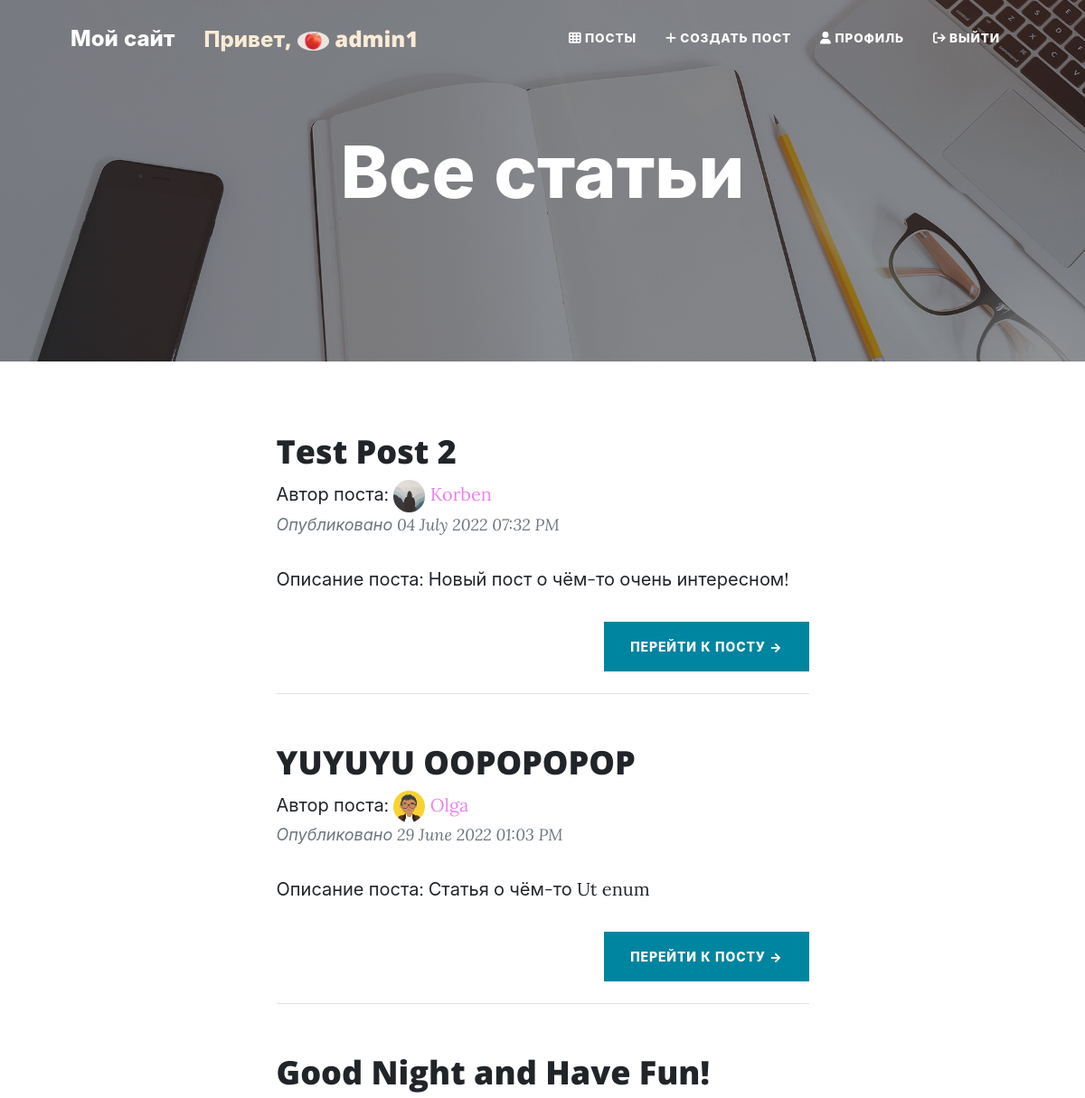
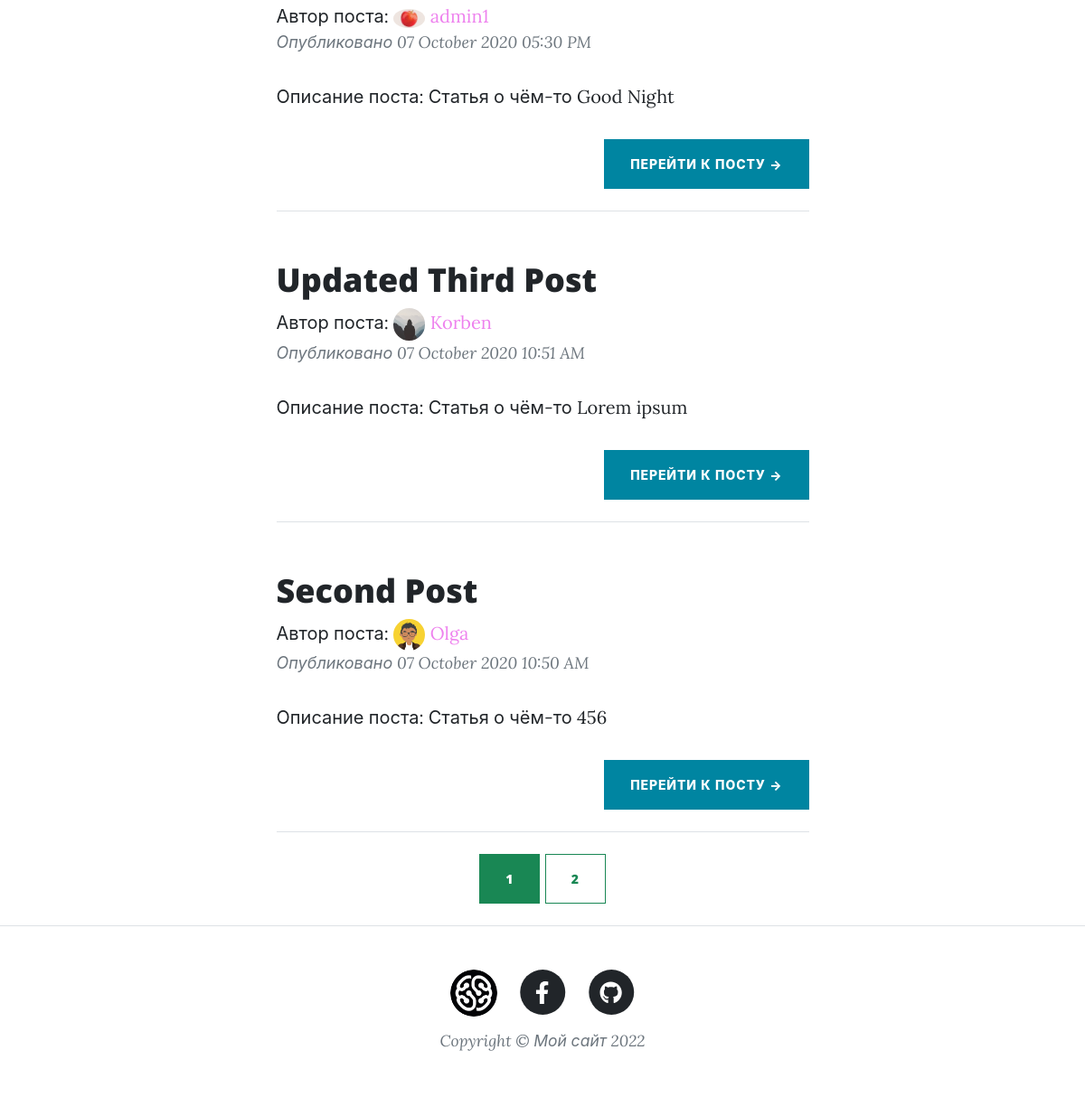
/allpost (signed in), run on an earlier commit of the app's database (2 pictures, top to bottom).
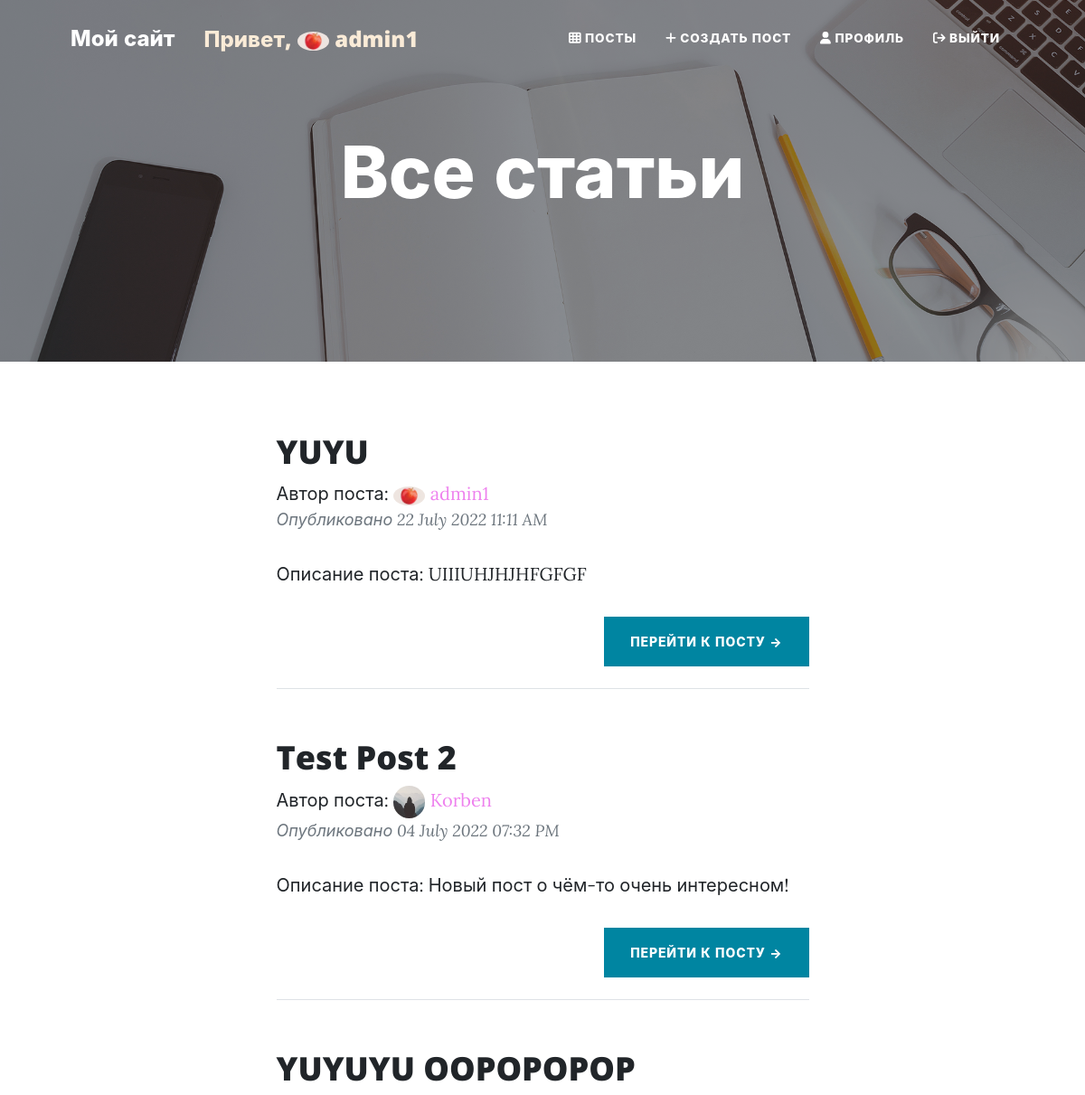
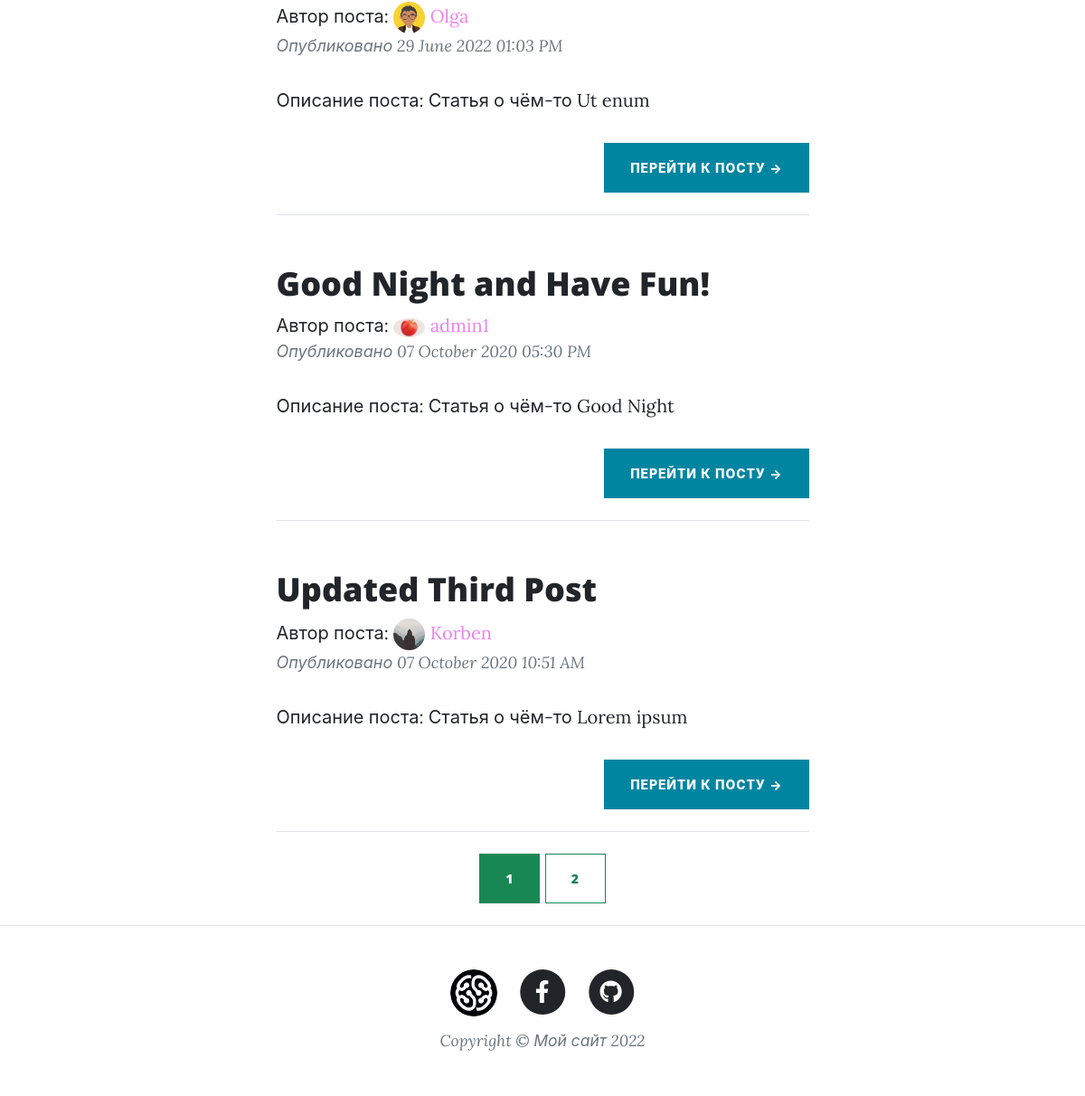
And on a later commit of the database (2 pictures, top to bottom).
### first_flask_project/models.py (models this page shows, shortened)
class User(db.Model, UserMixin):
    id = db.Column(db.Integer, primary_key=True)
    username = db.Column(db.String(30), unique=True, nullable=False)
    email = db.Column(db.String(120), unique=True, nullable=False)
    avatar_image = db.Column(db.String(30), nullable=False,
                             default='default.png')
    password = db.Column(db.String(60), nullable=False)
    posts = db.relationship('Post', backref='author', lazy=True)

class Post(db.Model):
    id = db.Column(db.Integer, primary_key=True)
    title = db.Column(db.String(150), nullable=False)
    created = db.Column(db.DateTime, nullable=False, default=datetime.utcnow)
    description = db.Column(db.Text, nullable=False)
    content = db.Column(db.Text, nullable=False)
    comments = db.relationship('Comment', backref='title', lazy='dynamic')
    user_id = db.Column(db.Integer, db.ForeignKey('user.id'), nullable=False)
    image_file = db.Column(db.String(30), nullable=False,
                           default='default.png')

### first_flask_project/posts/routes.py (the view)
@posts.route("/allpost")
@login_required
def allpost():
    page = request.args.get('page', 1, type=int)
    posts = Post.query.order_by(Post.created.desc()).paginate(
        page=page, per_page=5)
    return render_template('allpost.html', posts=posts)

### first_flask_project/models.py (called while the page is built)
@login_manager.user_loader
def load_user(user_id):
    return User.query.get(int(user_id))

### first_flask_project/templates/allpost.html (shortened to what this page needs)
{% extends "index.html" %}
{% block header %}
    {% include 'includes/header_allpost.html' %}
{% endblock header %}
{% block content %}
    {% include 'includes/allposts_main.html' %}
{% endblock content %}

### first_flask_project/templates/index.html (shortened to what this page needs)
<!DOCTYPE html>
<html lang="en">
    <head>
        <link href="{{ url_for('static', filename='css/styles.css') }}"
              rel="stylesheet"
              type="text/css" />
    </head>
    <body>
        {% block navbar %}
            {% include 'includes/navbar.html' %}
        {% endblock navbar %}
        {% block header %}{% endblock header %}
        {% block content %}{% endblock content %}
        {% block footer %}
            {% include 'includes/footer.html' %}
        {% endblock footer %}
    </body>
</html>

### first_flask_project/templates/includes/navbar.html (shortened to what this page needs)
<nav class="navbar navbar-expand-lg navbar-light" id="mainNav">
    <div class="container px-4 px-lg-5">
        <a class="navbar-brand" href="/home">Мой сайт</a>
        {% if current_user.is_authenticated %}
            <h4 style="margin-top: 10px; color: antiquewhite;">
                Привет, <img class="rounded-circle account-img"
                                     src="{{ url_for('static', filename='profile_pics/' + current_user.avatar_image) }}"
                                     style="width: 10%;">
                {{ current_user.username }}
            </h4>
        {% endif %}
        <div class="collapse navbar-collapse" id="navbarResponsive">
            <ul class="navbar-nav ms-auto py-4 py-lg-0">
                {% if current_user.is_authenticated %}
                    <li class="nav-item">
                        <a class="nav-link px-lg-3 py-3 py-lg-4"
                           href="{{url_for('posts.allpost') }}"
                           style="font-size: 0.85rem;">
                            <i class="fa fa-th"></i>
                            Посты
                        </a>
                    </li>
                    <li class="nav-item">
                        <a class="nav-link px-lg-3 py-3 py-lg-4"
                           href="{{url_for('posts.new_post') }}"
                           style="font-size: 0.85rem;">
                            <i class="fa fa-plus"></i>
                            Создать пост
                        </a>
                    </li>
                    <li class="nav-item">
                        <a class="nav-link px-lg-3 py-3 py-lg-4"
                           href="{{url_for('users.account') }}"
                           style="font-size: 0.85rem;">
                            <i class="fa fa-user"></i>
                            Профиль
                        </a>
                    </li>
                    <li class="nav-item">
                        <a class="nav-link px-lg-3 py-3 py-lg-4"
                           href="{{ url_for('users.logout') }}"
                           style="font-size: 0.85rem;">
                            <i class="fa fa-sign-out"></i>
                            Выйти
                        </a>
                    </li>
                {% endif %}
            </ul>
        </div>
    </div>
</nav>

### first_flask_project/templates/includes/header_allpost.html
<header class="masthead"
        style="background-image: url('../static/assets/img/home-bg.jpg'); height: 400px;">
    <div class="container position-relative px-4 px-lg-5 "
         style="bottom: 60px">
        <div class="row gx-4 gx-lg-5 justify-content-center">
            <div class="col-md-10 col-lg-8 col-xl-7">
                <div class="site-heading">
                    <h1>Все статьи</h1>
                </div>
            </div>
        </div>
    </div>
</header>

### first_flask_project/templates/includes/allposts_main.html
{% for post in posts.items %}
    <div class="container px-4 px-lg-5">
        <div class="row gx-4 gx-lg-5 justify-content-center">
            <div class="col-md-10 col-lg-8 col-xl-7">
                <div class="post-preview">
                    <a href="{{ url_for('posts.post', post_id=post.id) }}">
                        <h2 class="post-title">
                            {{ post.title }}
                        </h2>
                    </a>
                    <div class="media">
                        <div class="media-body">
                            Автор поста:
                            <img class="rounded-circle account-img"
                                     src="{{ url_for('static', filename='profile_pics/' + post.author.avatar_image) }}"
                                     style="width: 6%;">
                            <a href="{{ url_for('users.user_posts', username=post.author.username) }}"
                               style="color: violet;">
                                {{ post.author.username }}
                            </a>
                        </div>
                    </div>
                    <p class="post-meta">
                        Опубликовано
                        {{ post.created.strftime('%d %B %Y %I:%M %p') }}
                    </p>
                    <p>Описание поста: {{ post.description }}</p>
                </div>
                <div class="d-flex justify-content-end mb-4">
                    <a class="btn btn-primary text-uppercase"
                       href="{{ url_for('posts.post', post_id=post.id) }}">
                        Перейти к посту →
                    </a>
                </div>
                <hr class="my-4" />
            </div>
        </div>
    </div>
{% endfor %}
<div class="container">
    <div style="text-align: center;">
        {% for page_num in posts.iter_pages(left_edge=1, right_edge=1, left_current=1, right_current=2) %}
            {% if page_num %}
                {% if posts.page == page_num %}
                    <a class="btn btn-success mb-4"
                       href="{{ url_for('posts.allpost', page=page_num) }}">
                        {{ page_num }}
                    </a>
                {% else %}
                    <a class="btn btn-outline-success mb-4"
                       href="{{ url_for('posts.allpost', page=page_num) }}">
                        {{ page_num }}
                    </a>
                {% endif %}
            {% else %}
                ...
            {% endif %}
        {% endfor %}
    </div>
</div>

### first_flask_project/templates/includes/footer.html
<footer class="border-top">
    <div class="container px-4 px-lg-5">
        <div class="row gx-4 gx-lg-5 justify-content-center">
            <div class="col-md-10 col-lg-8 col-xl-7">
                <ul class="list-inline text-center">
                    <li class="list-inline-item">
                        <a href="https://geekbrains.ru">
                            <span class="fa-stack fa-lg">
                                <img class="rounded-circle account-img"
                                     src="{{ url_for('static', filename='assets/logo.png') }}"
                                     style="width: 83%;">
                            </span>
                        </a>
                    </li>
                    <li class="list-inline-item">
                        <a href="https://facebook.com">
                            <span class="fa-stack fa-lg">
                                <i class="fas fa-circle fa-stack-2x"></i>
                                <i class="fab fa-facebook-f fa-stack-1x fa-inverse"></i>
                            </span>
                        </a>
                    </li>
                    <li class="list-inline-item">
                        <a href="https://github.com">
                            <span class="fa-stack fa-lg">
                                <i class="fas fa-circle fa-stack-2x"></i>
                                <i class="fab fa-github fa-stack-1x fa-inverse"></i>
                            </span>
                        </a>
                    </li>
                </ul>
                <div class="small text-center text-muted fst-italic">
                    Copyright &copy; Мой сайт 2022
                </div>
            </div>
        </div>
    </div>
</footer>

What changed in the data, as far as the page shows it:
no longer on this page (row unchanged): Post: title "Second Post", avatar_image (placeholder picture), author.username "Olga", created "07 October 2020 10:50 AM", description "Статья о чём-то 456"
added Post: title "YUYU", avatar_image (picture), author.username "admin1", created "22 July 2022 11:11 AM", description "UIIIUHJHJHFGFGF"
